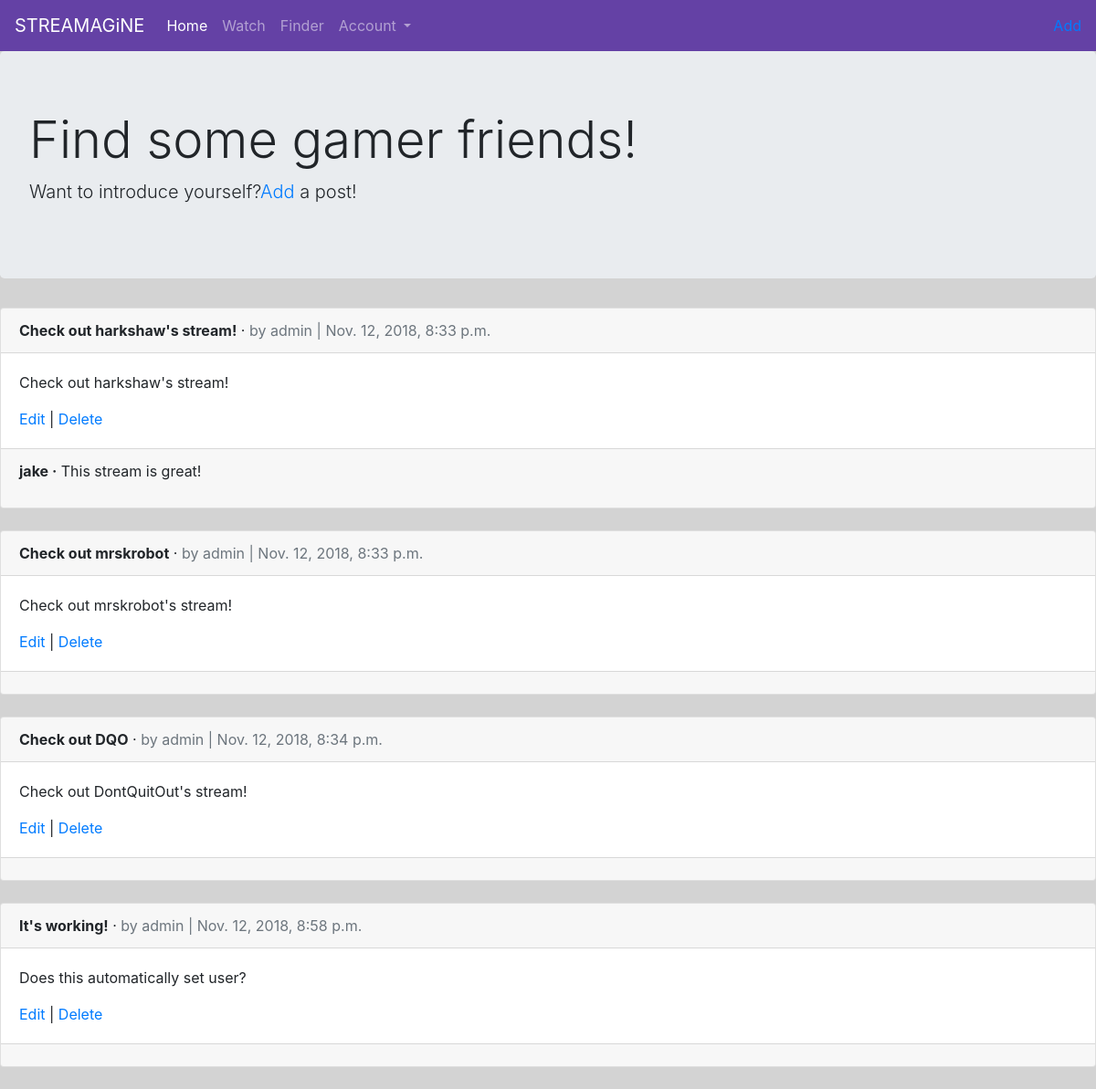
/finder/ (signed in), run on the app's committed database.
### finder/models.py (models this page shows, shortened)
class Post(models.Model):
    title = models.CharField(max_length=200)
    date = models.DateTimeField(auto_now_add=True)
    author = models.ForeignKey(
        get_user_model(),
        on_delete=models.CASCADE,
    )
    body = models.TextField()

class Comment(models.Model):
    article = models.ForeignKey(Post, on_delete=models.CASCADE, related_name ='comments')
    comment = models.CharField(max_length=140)
    author = models.ForeignKey(
        get_user_model(),
        on_delete=models.CASCADE,
    )
    def __str__(self):
        return self.comment

### accounts/models.py (models this page shows, shortened)
class CustomUser(AbstractUser):
    age = models.PositiveIntegerField(null=True, blank=True)
    twitch_username = models.CharField(max_length=128,)

### finder/views.py (the view)
# urls.py: path('', FinderPageView.as_view(), name='home'),
class FinderPageView(ListView):
    model = Post
    template_name = 'finder.html'
    context_object_name = 'all_posts_list'

### templates/finder.html
{% extends 'base.html' %}
{% block nav %}
<a href="{% url 'finder:finder_add' %}">Add</a>
{% endblock %}
{% block body %}
    <div class="jumbotron">
    <h1 class="display-4">Find some gamer friends!</h1>
    <p class="lead">
        Want to introduce yourself?<a href="{% url 'finder:finder_add' %}">Add</a> a post!
    </p>
    </div>
    {% for post in all_posts_list %}
        <div class="card">
            <div class="card-header">
                <span class="font-weight-bold">{{ post.title }}</span> &middot;
                <span class="text-muted">by {{ post.author }} |
                {{ post.date }}</span>
            </div>
            <div class="card-body">
                <p>{{ post.body }}</p>
                <a href="{% url 'finder:finder_edit' post.pk %}">Edit</a> |
                <a href="{% url 'finder:finder_delete' post.pk %}">Delete</a>
            </div>
            <div class="card-footer">
                {% for comment in post.comments.all %}
                    <p>
                        <span class="font-weight-bold">{{ comment.author }} &middot;</span>
                        {{ comment }}
                    </p>
                {% endfor %}
            </div>
        </div>
        <br/>
    {% endfor %}
{% endblock body %}

### static/css/base.css (style rules this page uses)
body { background-color: #D3D3D3; }

### data on the page
Post: title "Check out harkshaw's stream!", author "admin", date "Nov. 12, 2018, 8:33 p.m.", body "Check out harkshaw's stream!"
Comment: author "jake", comment "This stream is great!"
Post: title "Check out mrskrobot", author "admin", date "Nov. 12, 2018, 8:33 p.m.", body "Check out mrskrobot's stream!"
Post: title "Check out DQO", author "admin", date "Nov. 12, 2018, 8:34 p.m.", body "Check out DontQuitOut's stream!"
Post: title "It's working!", author "admin", date "Nov. 12, 2018, 8:58 p.m.", body "Does this automatically set user?"
